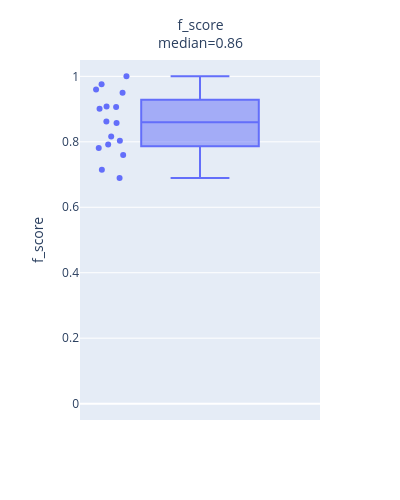

Here is the notebook cell this chart was saved with:
### Markdown cell above
#### Plotting individual classification metrics

### Code cell
ns.pl.boxplot(results, "f_score", save = True, output_folder = output_folder, outputfilename_prefix = outputfilename_prefix)

### Figure 1 — Plotly figure (JSON) as saved in the notebook; plotly's stock layout.template omitted (floating-point values rounded to 4 significant figures)
{"data": [{"alignmentgroup": "True", "boxpoints": "all", "hovertemplate": "<b>%{hovertext}</b><br><br>f_score=%{y}<extra></extra>", "hovertext": ["e1_e299_SLC17A7_L5b_Cdh13", "g1_g48_GLI3_Astro_Gja1", "g2_g27_APBB1IP_Micro_Ctss", "g3_g18_GPNMB_OPC_Pdgfra", "g4_g9_MOG_Oligo_Opalin", "i10_i16_TSPAN12_Vip_Mybpc1", "i11_i6_EGF_Vip_Mybpc1", "i1_i90_COL5A2_Ndnf_Car4", "i2_i77_LHX6_Sst_Cbln4", "i3_i56_BAGE2_Ndnf_Cxcl14", "i4_i54_MC4R_Ndnf_Cxcl14", "i5_i47_TRPC3_Ndnf_Car4", "i6_i44_GPR149_Vip_Mybpc1", "i7_i31_CLMP_Ndnf_Cxcl14", "i8_i27_SNCG_Vip_Mybpc1", "i9_i22_TAC3_Vip_Mybpc1"], "legendgroup": "", "marker": {"color": "#636efa"}, "name": "", "notched": false, "offsetgroup": "", "orientation": "v", "showlegend": false, "type": "box", "x0": " ", "xaxis": "x", "y": [0.9597, 0.95, 0.9756, 0.8621, 1.0, 0.8036, 0.7143, 0.9078, 0.8166, 0.7812, 0.8571, 0.9064, 0.7917, 0.9009, 0.7595, 0.6897], "y0": " ", "yaxis": "y"}], "layout": {"annotations": [{"align": "center", "font": {"size": 14}, "showarrow": false, "text": "f_score<br>median=0.86", "x": "f_score", "xanchor": "center", "xref": "x", "y": 1.13, "yref": "paper"}], "boxmode": "group", "height": 500, "legend": {"tracegroupgap": 0}, "margin": {"t": 60}, "width": 400, "xaxis": {"anchor": "y", "domain": [0, 1], "range": [-0.5, 0.5]}, "yaxis": {"anchor": "x", "domain": [0, 1], "range": [-0.05, 1.05], "title": {"text": "f_score"}}}}
